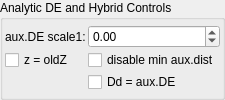
    <widget class="QGroupBox" name="groupBox_4">
     <property name="title">
      <string>Analytic DE and Hybrid Controls</string>
     </property>
     <layout class="QVBoxLayout" name="verticalLayout_8">
      <property name="leftMargin">
       <number>2</number>
      </property>
      <property name="topMargin">
       <number>2</number>
      </property>
      <property name="rightMargin">
       <number>2</number>
      </property>
      <property name="bottomMargin">
       <number>2</number>
      </property>
      <item>
       <layout class="QGridLayout" name="gridLayout_26" columnstretch="0,0,1">
        <property name="spacing">
         <number>2</number>
        </property>
        <item row="0" column="2">
         <widget class="MyDoubleSpinBox" name="spinbox_analyticDE_scale_1">
          <property name="sizePolicy">
           <sizepolicy hsizetype="Minimum" vsizetype="Maximum">
            <horstretch>0</horstretch>
            <verstretch>0</verstretch>
           </sizepolicy>
          </property>
          <property name="prefix">
           <string/>
          </property>
          <property name="suffix">
           <string/>
          </property>
          <property name="decimals">
           <number>2</number>
          </property>
          <property name="minimum">
           <double>-99.989999999999995</double>
          </property>
          <property name="maximum">
           <double>99.989999999999995</double>
          </property>
          <property name="singleStep">
           <double>0.100000000000000</double>
          </property>
         </widget>
        </item>
        <item row="0" column="1">
         <widget class="QLabel" name="label_178">
          <property name="text">
           <string>aux.DE scale1:</string>
          </property>
         </widget>
        </item>
        <item row="1" column="2">
         <widget class="MyCheckBox" name="checkBox_transf_function_enabledX_false">
          <property name="text">
           <string>disable min aux.dist</string>
          </property>
         </widget>
        </item>
        <item row="1" column="1">
         <widget class="MyCheckBox" name="checkBox_analyticDE_enabled_false">
          <property name="text">
           <string>z = oldZ</string>
          </property>
         </widget>
        </item>
        <item row="2" column="2">
         <widget class="MyCheckBox" name="checkBox_transf_function_enabledBy_false">
          <property name="text">
           <string>Dd = aux.DE</string>
          </property>
         </widget>
        </item>
       </layout>
      </item>
     </layout>
    </widget>
